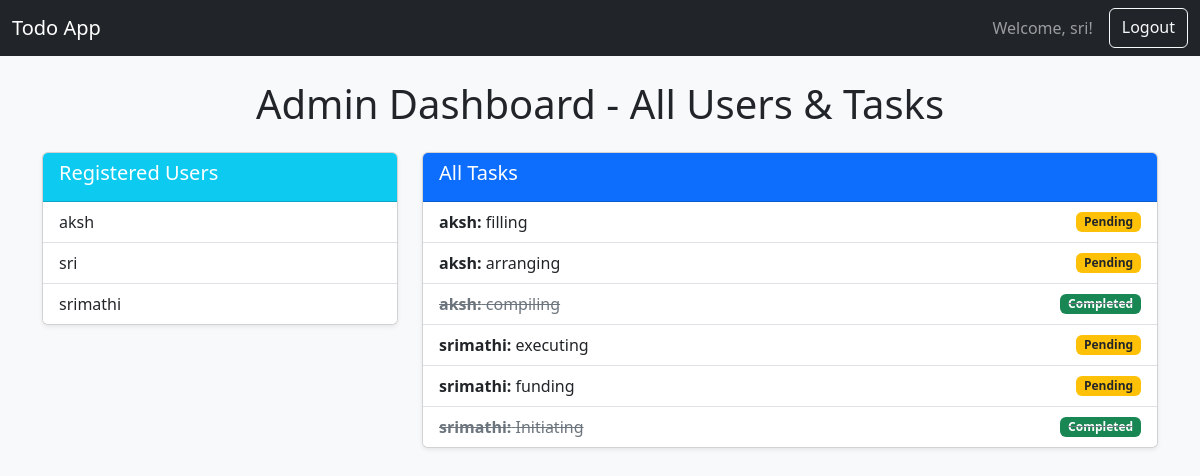
/dashboard/ (signed in), run on the app's committed database.
### todo/models.py (models this page shows, shortened)
class Task(models.Model):
    user = models.ForeignKey(User, on_delete=models.CASCADE)
    title = models.CharField(max_length=200)
    completed = models.BooleanField(default=False)
    created_at = models.DateTimeField(auto_now_add=True)
    class Meta:
        ordering = ['completed', '-created_at'] # Optional: Order tasks

### todo/views.py (the view)
# urls.py: path('', RedirectView.as_view(url='dashboard/', permanent=False)), # Redirect root to dashboard
@login_required
def dashboard(request):
    if request.user.is_superuser:
        all_users = User.objects.all().order_by('username')
        all_tasks = Task.objects.all().order_by('user__username', 'completed', 'created_at')
        context = {
            'all_users': all_users,
            'all_tasks': all_tasks,
            'is_admin': True,
        }
    else:
        user_tasks = Task.objects.filter(user=request.user).order_by('completed', 'created_at')
        context = {
            'user_tasks': user_tasks,
            'is_admin': False,
        }
    return render(request, 'todo/home.html', context)

### todo/templates/todo/home.html (shortened to what this page needs)
<!DOCTYPE html>
<html lang="en">
<head>
    <link href="https://cdn.jsdelivr.net/npm/bootstrap@5.3.0/dist/css/bootstrap.min.css" rel="stylesheet">
</head>
<body class="bg-light">
    <nav class="navbar navbar-expand-lg navbar-dark bg-dark">
        <div class="container-fluid">
            <a class="navbar-brand" href="{% url 'dashboard' %}">Todo App</a>
            <div class="d-flex">
                <span class="navbar-text me-3">
                    Welcome, {{ user.username }}!
                </span>
                <a href="{% url 'logout' %}" class="btn btn-outline-light">Logout</a>
            </div>
        </div>
    </nav>
    <div class="container mt-4">
        {% if is_admin %}
            <h1 class="mb-4 text-center">Admin Dashboard - All Users & Tasks</h1>
            <div class="row">
                <div class="col-md-4">
                    <div class="card shadow-sm mb-4">
                        <div class="card-header bg-info text-white">
                            <h5>Registered Users</h5>
                        </div>
                        <ul class="list-group list-group-flush">
                            {% for u in all_users %}
                                <li class="list-group-item">{{ u.username }}</li>
                            {% empty %}
                                <li class="list-group-item">No users found.</li>
                            {% endfor %}
                        </ul>
                    </div>
                </div>
                <div class="col-md-8">
                    <div class="card shadow-sm">
                        <div class="card-header bg-primary text-white">
                            <h5>All Tasks</h5>
                        </div>
                        <ul class="list-group list-group-flush">
                            {% for task in all_tasks %}
                                <li class="list-group-item d-flex justify-content-between align-items-center
                                    {% if task.completed %}completed{% endif %}">
                                    <span>
                                        <strong>{{ task.user.username }}:</strong> {{ task.title }}
                                    </span>
                                    {% if task.completed %}
                                        <span class="badge bg-success">Completed</span>
                                    {% else %}
                                        <span class="badge bg-warning text-dark">Pending</span>
                                    {% endif %}
                                </li>
                            {% empty %}
                                <li class="list-group-item">No tasks found.</li>
                            {% endfor %}
                        </ul>
                    </div>
                </div>
            </div>
        {% endif %}
    </div>
</body>
</html>

### todo/templates/todo/home.html (style rules this page uses)
.completed { text-decoration: line-through; color: #6c757d; }

### data on the page
Task: user.username "aksh", title "filling", completed "Pending"
Task: user.username "aksh", title "arranging", completed "Pending"
Task: user.username "aksh", title "compiling", completed "Completed"
Task: user.username "srimathi", title "executing", completed "Pending"
Task: user.username "srimathi", title "funding", completed "Pending"
Task: user.username "srimathi", title "Initiating", completed "Completed"

### other printed values
{{ user.username }} "sri"
{{ u.username }} "aksh"
{{ u.username }} "sri"
{{ u.username }} "srimathi"
